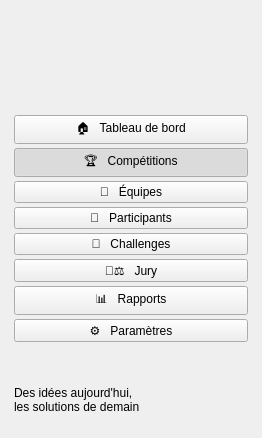
     <widget class="QFrame" name="sidebar">
      <property name="minimumSize">
       <size>
        <width>262</width>
        <height>0</height>
       </size>
      </property>
      <property name="maximumSize">
       <size>
        <width>262</width>
        <height>16777215</height>
       </size>
      </property>
      <layout class="QVBoxLayout" name="sidebarLayout">
       <property name="spacing">
        <number>4</number>
       </property>
       <property name="leftMargin">
        <number>14</number>
       </property>
       <property name="topMargin">
        <number>24</number>
       </property>
       <property name="rightMargin">
        <number>14</number>
       </property>
       <property name="bottomMargin">
        <number>24</number>
       </property>
       <item>
        <widget class="QLabel" name="logo">
         <property name="minimumSize">
          <size>
           <width>234</width>
           <height>63</height>
          </size>
         </property>
         <property name="maximumSize">
          <size>
           <width>234</width>
           <height>63</height>
          </size>
         </property>
         <property name="text">
          <string />
         </property>
         <property name="pixmap">
          <pixmap resource="resources.qrc">:/images/logo.png</pixmap>
         </property>
         <property name="scaledContents">
          <bool>true</bool>
         </property>
        </widget>
       </item>
       <item>
        <spacer name="sidebarGap">
         <property name="orientation">
          <enum>Qt::Vertical</enum>
         </property>
         <property name="sizeType">
          <enum>QSizePolicy::Fixed</enum>
         </property>
         <property name="sizeHint" stdset="0">
          <size>
           <width>20</width>
           <height>24</height>
          </size>
         </property>
        </spacer>
       </item>
       <item>
        <widget class="QPushButton" name="btnDashboard">
         <property name="cursor">
          <cursorShape>PointingHandCursor</cursorShape>
         </property>
         <property name="text">
          <string>🏠   Tableau de bord</string>
         </property>
         <property name="checkable">
          <bool>true</bool>
         </property>
         <property name="autoExclusive">
          <bool>true</bool>
         </property>
        </widget>
       </item>
       <item>
        <widget class="QPushButton" name="btnCompetitions">
         <property name="cursor">
          <cursorShape>PointingHandCursor</cursorShape>
         </property>
         <property name="text">
          <string>🏆   Compétitions</string>
         </property>
         <property name="checkable">
          <bool>true</bool>
         </property>
         <property name="checked">
          <bool>true</bool>
         </property>
         <property name="autoExclusive">
          <bool>true</bool>
         </property>
        </widget>
       </item>
       <item>
        <widget class="QPushButton" name="btnEquipes">
         <property name="cursor">
          <cursorShape>PointingHandCursor</cursorShape>
         </property>
         <property name="text">
          <string>👥   Équipes</string>
         </property>
         <property name="checkable">
          <bool>true</bool>
         </property>
         <property name="autoExclusive">
          <bool>true</bool>
         </property>
        </widget>
       </item>
       <item>
        <widget class="QPushButton" name="btnParticipants">
         <property name="cursor">
          <cursorShape>PointingHandCursor</cursorShape>
         </property>
         <property name="text">
          <string>👤   Participants</string>
         </property>
         <property name="checkable">
          <bool>true</bool>
         </property>
         <property name="autoExclusive">
          <bool>true</bool>
         </property>
        </widget>
       </item>
       <item>
        <widget class="QPushButton" name="btnChallenges">
         <property name="cursor">
          <cursorShape>PointingHandCursor</cursorShape>
         </property>
         <property name="text">
          <string>🚩   Challenges</string>
         </property>
         <property name="checkable">
          <bool>true</bool>
         </property>
         <property name="autoExclusive">
          <bool>true</bool>
         </property>
        </widget>
       </item>
       <item>
        <widget class="QPushButton" name="btnJury">
         <property name="cursor">
          <cursorShape>PointingHandCursor</cursorShape>
         </property>
         <property name="text">
          <string>🧑‍⚖️   Jury</string>
         </property>
         <property name="checkable">
          <bool>true</bool>
         </property>
         <property name="autoExclusive">
          <bool>true</bool>
         </property>
        </widget>
       </item>
       <item>
        <widget class="QPushButton" name="btnRapports">
         <property name="cursor">
          <cursorShape>PointingHandCursor</cursorShape>
         </property>
         <property name="text">
          <string>📊   Rapports</string>
         </property>
         <property name="checkable">
          <bool>true</bool>
         </property>
         <property name="autoExclusive">
          <bool>true</bool>
         </property>
        </widget>
       </item>
       <item>
        <widget class="QPushButton" name="btnParametres">
         <property name="cursor">
          <cursorShape>PointingHandCursor</cursorShape>
         </property>
         <property name="text">
          <string>⚙️   Paramètres</string>
         </property>
         <property name="checkable">
          <bool>true</bool>
         </property>
         <property name="autoExclusive">
          <bool>true</bool>
         </property>
        </widget>
       </item>
       <item>
        <spacer name="sidebarSpacer">
         <property name="orientation">
          <enum>Qt::Vertical</enum>
         </property>
         <property name="sizeHint" stdset="0">
          <size>
           <width>20</width>
           <height>40</height>
          </size>
         </property>
        </spacer>
       </item>
       <item>
        <widget class="QLabel" name="tagline">
         <property name="text">
          <string>Des idées aujourd'hui,
les solutions de demain</string>
         </property>
        </widget>
       </item>
      </layout>
     </widget>
